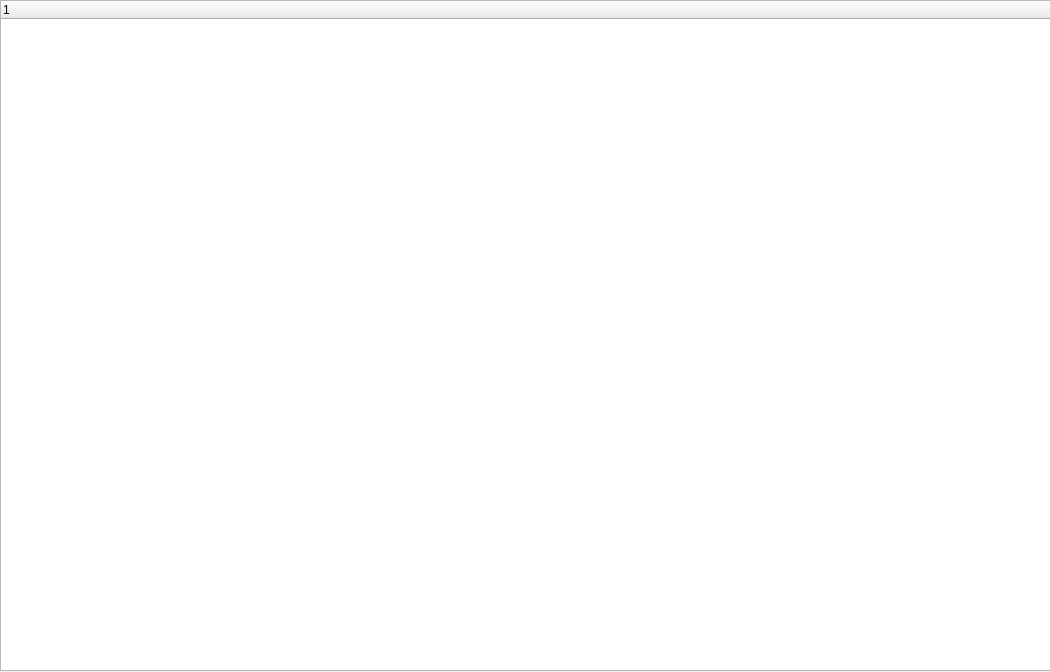
<?xml version="1.0" encoding="UTF-8"?>
<ui version="4.0">
 <class>Dialog</class>
 <widget class="QDialog" name="Dialog">
  <property name="geometry">
   <rect>
    <x>0</x>
    <y>0</y>
    <width>1050</width>
    <height>672</height>
   </rect>
  </property>
  <property name="windowTitle">
   <string>Dialog</string>
  </property>
  <widget class="QTreeWidget" name="treeWidget">
   <property name="geometry">
    <rect>
     <x>0</x>
     <y>0</y>
     <width>1051</width>
     <height>671</height>
    </rect>
   </property>
   <column>
    <property name="text">
     <string notr="true">1</string>
    </property>
   </column>
  </widget>
 </widget>
 <resources/>
 <connections/>
</ui>
